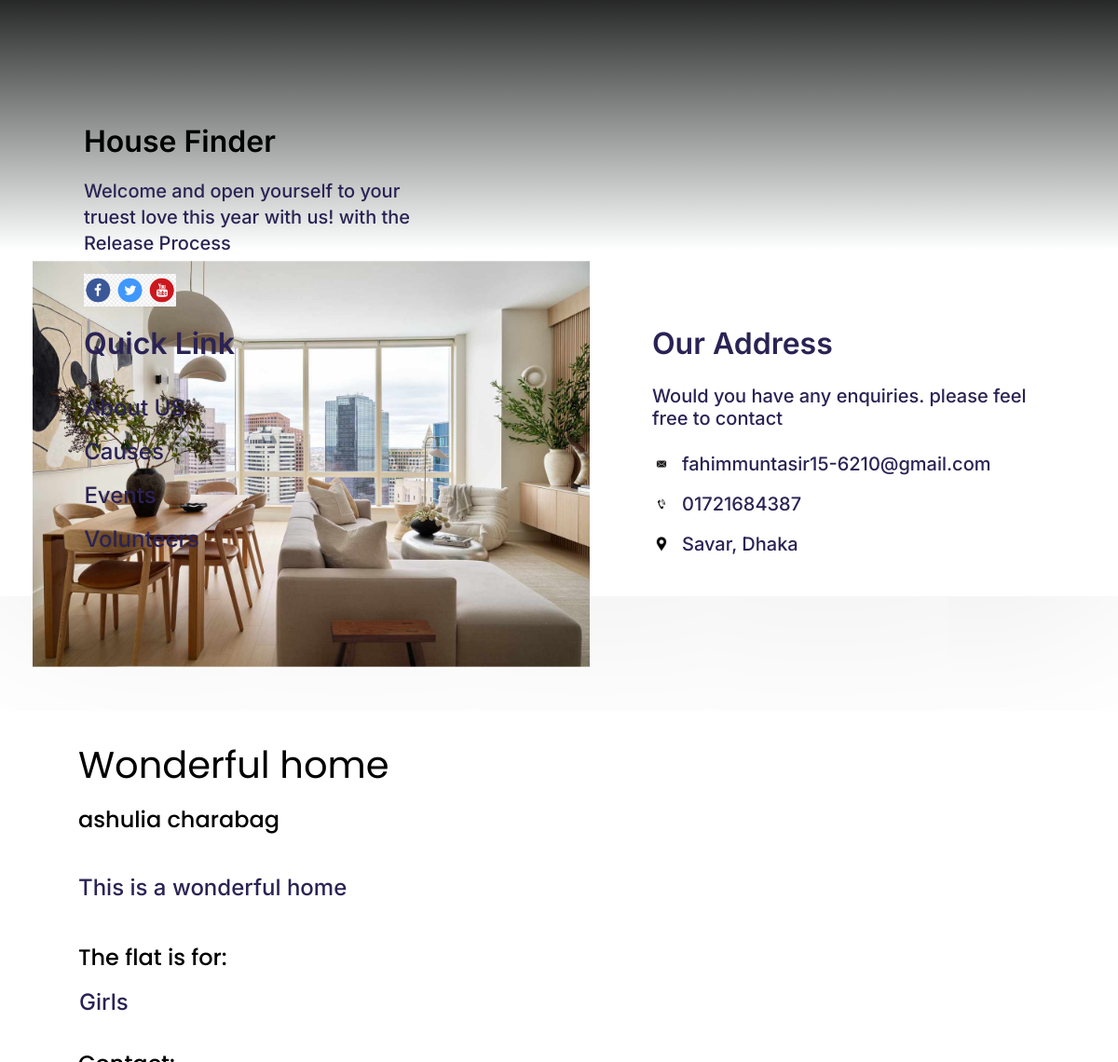
Screenshot of /product_page/4/ with the database file from the repository.
### houseFinderApp/models.py (models this page shows, shortened)
class user_details(models.Model):
    user = models.OneToOneField(User, on_delete=models.CASCADE)
    product_pic = models.ImageField(upload_to="product_image", null=True, blank=True )
    product_contact = models.IntegerField(null=True, blank=True)
    product_address = models.CharField(max_length=100,null=True, blank=True)
    product_description = models.CharField(max_length=500, null=True, blank=True)
    product_price = models.IntegerField(null=True, blank=True)
    product_title = models.CharField(max_length=500, null=True, blank=True)
    require = models.CharField(max_length=100,null=True, blank=True)
    if_posted = models.IntegerField(null=True, blank=True)
    date = models.DateField(null=True, blank=True)
    address = models.CharField(max_length=200, null=True, blank=True)
    gender = models.CharField(max_length=100,null=True, blank=True)
    description = models.CharField(max_length=500, null=True, blank=True)
    dp = models.ImageField(upload_to="dp_image", null=True, blank=True )

### houseFinderApp/views.py (the view)
# urls.py: path('product_page/<id>/',product_page,name='product_page'),
def product_page(request,id):
    product = user_details.objects.get(id=id)
    context = {'product' : product}
    return render(request, 'product-page.html', context)

### houseFinderApp/templates/product-page.html (shortened to what this page needs)
<!DOCTYPE html>
<html>
  <head>
    {%load static%}
    <link rel="stylesheet" href="{% static 'global.css'%}" />
    <link rel="stylesheet" href="{% static 'product-page.css'%}" />
  </head>
  <body>
    <div class="product-page">
      <section class="header">
        <div class="rectangle-parent34">
          <div class="frame-child88"></div>
        </div>
        <div class="wrapper-rectangle-6-parent">
          <div class="wrapper-rectangle-6">
            <img
              class="wrapper-rectangle-6-child"
              loading="lazy"
              alt=""
              src="/media/{{product.product_pic}}"
              style="width: 500px;"
            />
          </div>
          <div class="contact-info">
            <div class="wonderful-flat-for-2-person-parent">
              <h2 class="wonderful-flat-for">{{product.product_title}}</h2>
              <div class="charabag-ashulia-dhaka">{{product.product_address}}</div>
            </div>
            <div class="it-is-long-established-fact-th-wrapper" style="width: 800px;">
              <div class="it-is-long-container1">
                <p class="it-is-long1">
                  {{product.product_description}}
                </p>
              </div>
            </div>
            <div class="the-flat-is-for-parent">
              <div class="the-flat-is">The flat is for:</div>
              <div class="everyone-wrapper">
                <div class="everyone">{{product.require}}</div>
              </div>
            </div>
            <div class="contact1">Contact:</div>
          </div>
        </div>
      </section>
      <footer class="footer">
        <div class="footer-content">
          <div class="house-finder-parent">
            <div class="house-finder"><a href="/" style="text-decoration: none; color: black;">House Finder</a></div>
            <div class="welcome-and-open-container1">
              <p class="welcome-and-open1">Welcome and open yourself to your</p>
              <p class="truest-love-this1">
                truest love this year with us! with the
              </p>
              <p class="release-process1">Release Process</p>
            </div>
            <img
              class="frame-child89"
              loading="lazy"
              alt=""
              src="public/links.png"
              style="height: auto;"
            />
          </div>
          <div class="frame-parent59">
            <div class="quick-link-group">
              <div class="quick-link1">Quick Link</div>
              <div class="link-list">
                <div class="about-us1">About US</div>
                <div class="causes1">Causes</div>
                <div class="events1">Events</div>
                <div class="volunteers1">Volunteers</div>
              </div>
            </div>
            <div class="our-address-group">
              <div class="our-address1">Our Address</div>
              <div class="would-you-have-container1">
                <p class="would-you-have1">
                  Would you have any enquiries. please feel
                </p>
                <p class="free-to-contact1">free to contact</p>
              </div>
              <div class="contact-details">
                <div class="contact-icons">
                  <img
                    class="icons"
                    loading="lazy"
                    alt=""
                    src="{% static 'public/mail.png'%}"
                    style="height: auto;"
                  />
                  <div class="nomanabdullah688gmailcom1">
                    fahimmuntasir15-6210@gmail.com
                  </div>
                </div>
                <div class="group-parent2">
                  <img
                    class="group-icon4"
                    loading="lazy"
                    alt=""
                    src="{% static 'public/phone.png'%}"
                  />
                  <div class="placeholder">01721684387</div>
                </div>
                <div class="contact-icons1">
                  <img
                    class="zondiconslocation1"
                    loading="lazy"
                    alt=""
                    src="{% static 'public/locat.png'%}"
                  />
                  <div class="savar-dhaka1">Savar, Dhaka</div>
                </div>
              </div>
            </div>
          </div>
        </div>
      </footer>
    </div>
  </body>
</html>

### houseFinderApp/static/global.css (style rules this page uses)
body { margin: 0; line-height: normal; }
:root { --font-inter: Inter; --font-quicksand: Quicksand; --font-hind-siliguri: "Hind Siliguri"; --font-nunito: Nunito; --font-poppins: Poppins; --font-size-13xl: 32px; --font-size-5xl: 24px; --font-size-lgi: 19px; --font-size-lg: 18px; --font-size-29xl: 48px; --font-size-10xl: 29px; --font-size-19xl: 38px; --font-size-7xl: 26px; --font-size-xl: 20px; --font-size-base: 16px; --font-size-17xl: 36px; --font-size-3xl: 22px; --font-size-sm-2: 13.2px; --font-size-21xl: 40px; --color-limegreen: #42b72a; --color-green: #299e12; --color-white: #fff; --color-black: #000; --text: #2a2354; --card-border: rgba(45, 76, 145, 0.12); --color-darkslategray-100: #333; --color-darkslategray: #323232; --color-darkgray: #a9adb5; --color-mediumseagreen: #24bb83; --color-mediumslateblue: #9e62ff; --color-mediumslateblue-100: #515fff; --color-blueviolet: #8547e6; --shortest: #6d6e6e; --text1: #030229; --color-gray-300: rgba(0, 0, 0, 0.7); --color-gray-100: rgba(3, 2, 41, 0.7); --color-gray-200: rgba(255, 255, 255, 0.8); --color-gray: rgba(0, 0, 0, 0.2); --color-plum: #c9a8ff; --color-gainsboro: #e1e1e1; --color-gainsboro-100: rgba(217, 217, 217, 0); --color-lightslategray: #8891a1; --color-royalblue-100: #457df6; --color-royalblue-200: rgba(69, 125, 246, 0.3); --color-lightgray: #cfcfcf; --color-silver-200: #bababa; --color-silver-100: #b5b5b5; --gap-22xl: 41px; --gap-4xs: 9px; --gap-3xl-5: 22.5px; --gap-xl: 20px; --gap-19xl-8: 38.8px; --gap-38xl: 57px; --gap-9xl: 28px; --gap-17xl: 36px; --gap-lg: 18px; --gap-16xl: 35px; --gap-mid: 17px; --gap-56xl: 75px; --gap-18xl: 37px; --gap-lgi: 19px; --gap-181xl: 200px; --gap-81xl: 100px; --gap-31xl: 50px; --gap-6xl: 25px; --gap-xs: 12px; --gap-4xl: 23px; --gap-3xl: 22px; --gap-10xl: 29px; --gap-19xl: 38px; --gap-xs-4: 11.4px; --gap-xs-8: 11.8px; --gap-369xl: 388px; --gap-175xl: 194px; --gap-base: 16px; --gap-65xl-3: 84.3px; --gap-23xl: 42px; --gap-2xl-4: 21.4px; --gap-5xl: 24px; --gap-11xs: 2px; --gap-5xs: 8px; --gap-193xl: 212px; --gap-34xl: 53px; --gap-87xl: 106px; --gap-33xl: 52px; --padding-57xl: 76px; --padding-42xl: 61px; --padding-29xl: 48px; --padding-mid: 17px; --padding-xl: 20px; --padding-10xs: 3px; --padding-lgi: 19px; --padding-xs: 12px; --padding-8xs: 5px; --padding-2xl: 21px; --padding-3xs: 10px; --padding-7xl: 26px; --padding-7xs: 6px; --padding-19xl: 38px; --padding-base: 16px; --padding-5xs: 8px; --padding-51xl: 70px; --padding-6xl: 25px; --padding-14xl: 33px; --padding-27xl: 46px; --padding-15xl: 34px; --padding-121xl: 140px; --padding-45xl: 64px; --padding-16xl: 35px; --padding-41xl: 60px; --padding-20xl: 39px; --padding-59xl: 78px; --padding-30xl: 49px; --padding-12xl: 31px; --padding-11xl: 30px; --padding-13xl: 32px; --padding-17xl: 36px; --padding-mini: 15px; --padding-25xl: 44px; --padding-161xl: 180px; --padding-71xl: 90px; --padding-8xl: 27px; --padding-31xl: 50px; --padding-4xs: 9px; --padding-34xl: 53px; --padding-2xs: 11px; --padding-4xs-5: 8.5px; --padding-lgi-4: 19.4px; --padding-sm: 14px; --padding-22xl: 41px; --padding-3xl-6: 22.6px; --padding-4xl: 23px; --padding-smi-5: 12.5px; --padding-5xl: 24px; --padding-18xl-8: 37.8px; --padding-37xl: 56px; --padding-27xl-5: 46.5px; --padding-47xl: 66px; --padding-3xl: 22px; --padding-11xs: 2px; --padding-23xl: 42px; --padding-246xl: 265px; --padding-26xl: 45px; --padding-28xl: 47px; --padding-65xl: 84px; --padding-12xs: 1px; --padding-49xl: 68px; --padding-3xl-7: 22.7px; --padding-9xs: 4px; --padding-smi: 13px; --padding-lg: 18px; --padding-123xl: 142px; --padding-24xl: 43px; --padding-131xl: 150px; --padding-87xl: 106px; --br-6xs: 7px; --br-lg: 18px; --br-4xs: 9px; --br-23xl: 42px; --br-5xs: 8px; --br-3xs: 10px; --br-4xl: 23px; --br-5xl: 24px; --br-xs: 12px; --br-11xl: 30px; --br-31xl: 50px; }

### rows the page displays
user_details: product_pic (picture), product_title "Wonderful home", product_address "ashulia charabag", product_description "This is a wonderful home", require "Girls"
